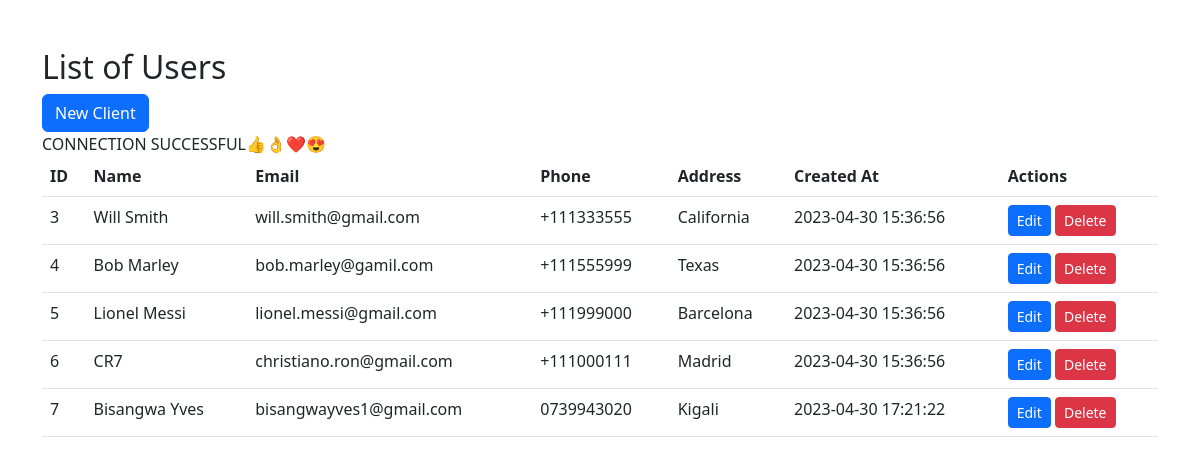
The page / on the database its author committed.
### tables this page shows
CREATE TABLE `clients` (
  `id` int(11) NOT NULL AUTO_INCREMENT,
  `name` varchar(100) NOT NULL,
  `email` varchar(200) NOT NULL,
  `phone` varchar(20) NOT NULL,
  `address` varchar(200) DEFAULT NULL,
  `created_at` datetime NOT NULL DEFAULT current_timestamp(),
  PRIMARY KEY (`id`),
  UNIQUE KEY `email` (`email`)
);

### index.php (the view, shortened to what this page needs)
<!DOCTYPE html>
<html lang="en">
<head>
    <link rel='stylesheet' href='https://cdn.jsdelivr.net/npm/bootstrap@5.3.0-alpha3/dist/css/bootstrap.min.css'>
</head>
<body>
   <div class='container my-5'>
    <h2>List of Users</h2>
    <a class='btn btn-primary'  href="./create.php" role='button'>New Client</a>
    <br>
    <table class='table'>
        <thead>
            <tr>
                <th>ID</th>
                <th>Name</th>
                <th>Email</th>
                <th>Phone</th>
                <th>Address</th>
                <th>Created At</th>
                <th>Actions</th>
            </tr>
        </thead>
        <tbody>
<?php
include 'connection.php';
$sql = "SELECT * FROM clients;";
$result = $conne ->query($sql);
while($row = $result ->fetch_assoc()){
    echo "
    <tr>
    <td>$row[id]</td>
    <td>$row[name]</td>
    <td>$row[email]</td>
    <td>$row[phone]</td>
    <td>$row[address]</td>
    <td>$row[created_at]</td>
    <td>
        <a class='btn btn-primary btn-sm' href='./edit.php?id=$row[id]'>Edit</a>
        <a class='btn btn-danger btn-sm' href='./delete.php?id=$row[id]'>Delete</a>
    </td>
</tr>
    ";
}
?>
        </tbody>
    </table>
   </div>
</body>
</html>

### rows shown on the page
clients: id "3", name "Will Smith", email "will.smith@gmail.com", phone "+111333555", address "California", created_at "2023-04-30 15:36:56"
clients: id "4", name "Bob Marley", email "bob.marley@gamil.com", phone "+111555999", address "Texas", created_at "2023-04-30 15:36:56"
clients: id "5", name "Lionel Messi", email "lionel.messi@gmail.com", phone "+111999000", address "Barcelona", created_at "2023-04-30 15:36:56"
clients: id "6", name "CR7", email "christiano.ron@gmail.com", phone "+111000111", address "Madrid", created_at "2023-04-30 15:36:56"
clients: id "7", name "Bisangwa Yves", email "bisangwayves1@gmail.com", phone "0739943020", address "Kigali", created_at "2023-04-30 17:21:22"
